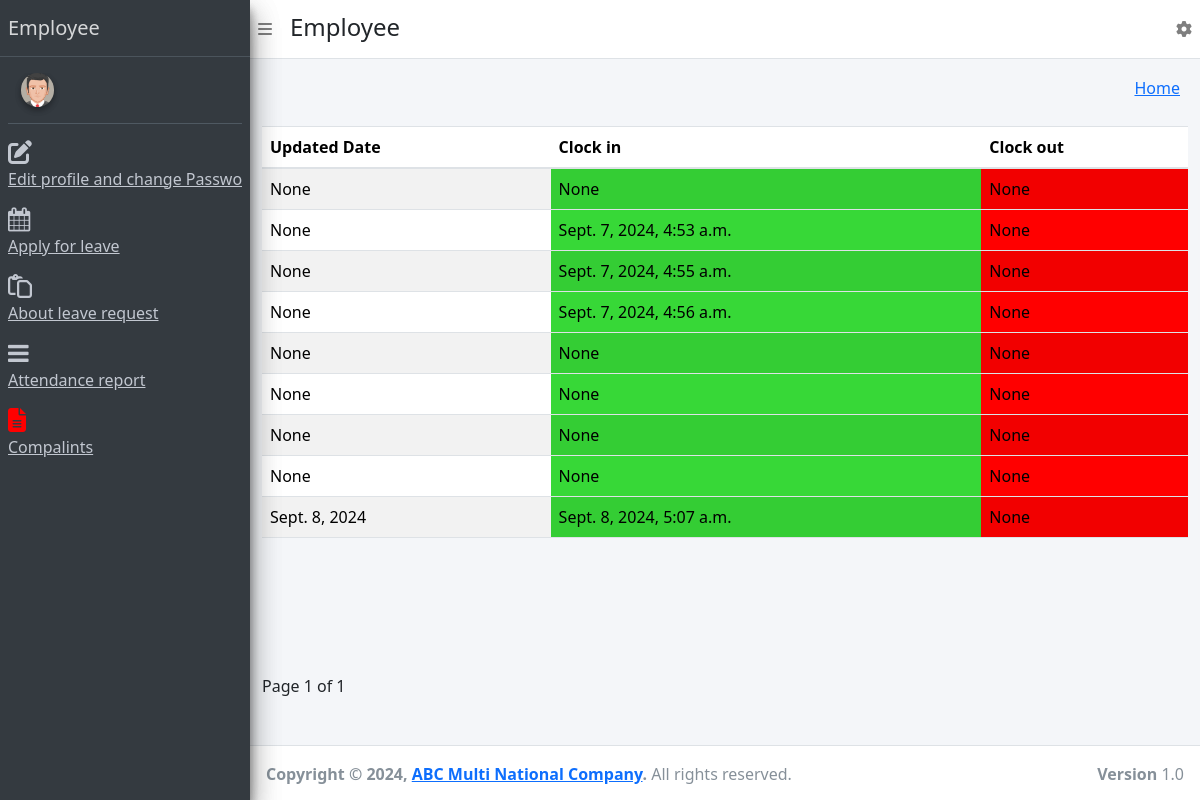
/employee_attendance_report_view/ (signed in), run on the app's committed database.
### myapp/models.py (models this page shows)
class Attendance(models.Model):
    connection=models.ForeignKey(CustomUser,on_delete=models.CASCADE ,null=True,blank=True)
    updated_date=models.DateTimeField(default=timezone.now)
    attendence_date=models.DateField(auto_now_add=True)
    clock_in = models.DateTimeField(null=True, blank=True)
    clock_out = models.DateTimeField(null=True, blank=True)
    class Meta:
        unique_together = ('connection', 'attendence_date')

### myapp/views.py (the view)
# urls.py: path('employee_attendance_report_view/',views.employee_attendance_report_view,name='employee_attendance_report_view'),
@login_required(login_url='/')
def employee_attendance_report_view(request):
    if request.user.staff_type=='employee':
        attendance_record=models.Attendance.objects.filter(connection=request.user)
        paginator=Paginator(attendance_record,15)
        page=request.GET.get('page')
        try:
            items=paginator.page(page)
        except PageNotAnInteger:
            items=paginator.page(1)
        except EmptyPage:
            items=paginator.page(paginator.num_pages)
        return render(request, 'employee_templates/attendance_report.html', {'items':items})

### myapp/templates/employee_templates/attendance_report.html (shortened to what this page needs)
{% extends 'employee_templates/base.html' %}
{% block main_content %}
{% load static %}
<!DOCTYPE html>
<html lang="en">
<head>
    <link href="https://cdn.jsdelivr.net/npm/bootstrap@5.3.3/dist/css/bootstrap.min.css" rel="stylesheet">
</head>
<div class="container">
    <table class="table table-striped">
      <thead>
        <tr>
          <th>Updated Date</th>
          <th>Clock in</th>
          <th>Clock out</th>
        </tr>
      </thead>
      <tbody>
        {% for x in items %}
    <tr>
        <td>{{ x.attendence_date }}</td>
            <td style="background-color: rgb(55, 216, 55);">{{ x.clock_in }}</td>
            <td style="background-color: red;">{{ x.clock_out }}</td>
    </tr>
        {% endfor %}
      </tbody>
    </table>
   <br><br><br><br><br>
    <span class="current">
       Page {{ items.number }} of {{ items.paginator.num_pages }}
    </span>
  </div>
  </body>
  </html>
{% include 'employee_templates/side_bar.html' %}
{% endblock main_content%}

### data on the page
Attendance: attendence_date "None", clock_in "None", clock_out "None"
Attendance: attendence_date "None", clock_in "Sept. 7, 2024, 4:53 a.m.", clock_out "None"
Attendance: attendence_date "None", clock_in "Sept. 7, 2024, 4:55 a.m.", clock_out "None"
Attendance: attendence_date "None", clock_in "Sept. 7, 2024, 4:56 a.m.", clock_out "None"
Attendance: attendence_date "None", clock_in "None", clock_out "None"
Attendance: attendence_date "None", clock_in "None", clock_out "None"
Attendance: attendence_date "None", clock_in "None", clock_out "None"
Attendance: attendence_date "None", clock_in "None", clock_out "None"
Attendance: attendence_date "Sept. 8, 2024", clock_in "Sept. 8, 2024, 5:07 a.m.", clock_out "None"

### other printed values
{{ items.number }} "1"
{{ items.paginator.num_pages }} "1"
